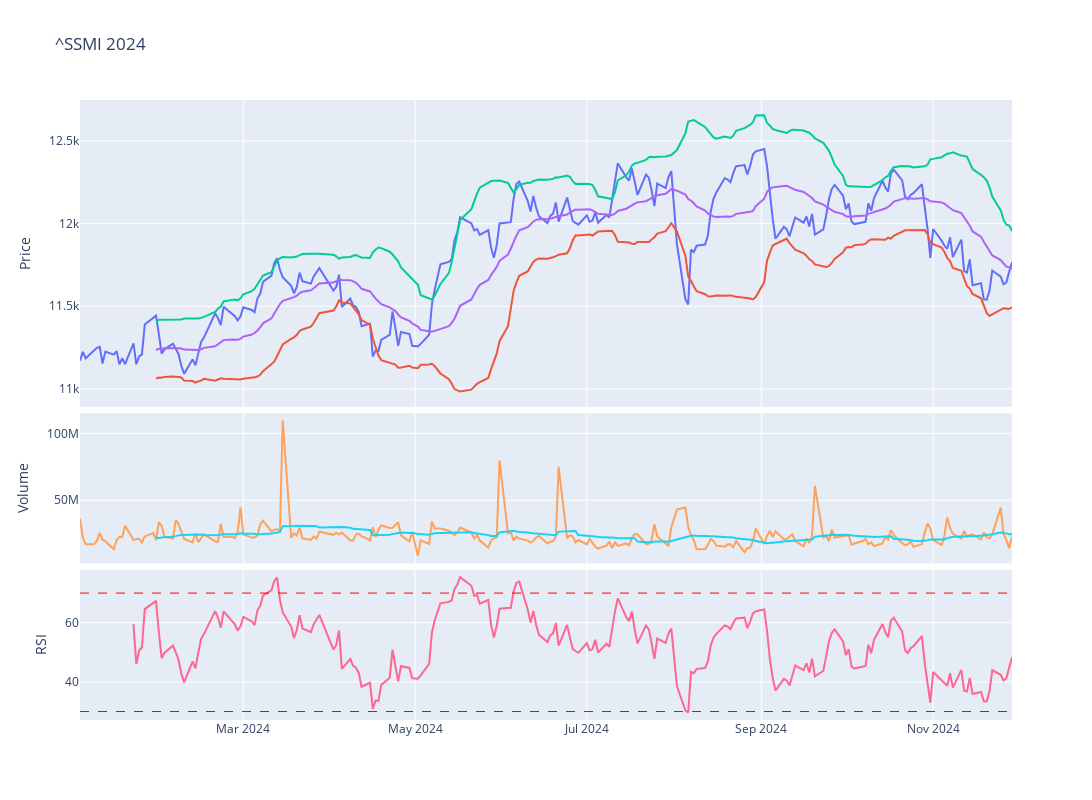

Source (notebook cell):
### Code cell
# Plot the adjusted close price
fig = make_subplots(rows=4, cols=1,shared_xaxes=True,vertical_spacing=0.01,specs=[[{'rowspan':2,'colspan':1}],[None],[{'rowspan':1,'colspan':1}],[{'rowspan':1,'colspan':1}]])

# Graph (1,1)
fig.add_trace(go.Scatter(x=stock_ticker['Adj Close'].loc[year].index,y=stock_ticker['Adj Close'].loc[year],mode="lines",name=f'{ticker}'),row=1,col=1)
fig.add_trace(go.Scatter(x=stock_ticker['BB_Lower'].loc[year].index,y=stock_ticker['BB_Lower'].loc[year],mode="lines",name='BB_Lower'),row=1,col=1)
fig.add_trace(go.Scatter(x=stock_ticker['BB_Upper'].loc[year].index,y=stock_ticker['BB_Upper'].loc[year],mode="lines",name='BB_Upper'),row=1,col=1)
fig.add_trace(go.Scatter(x=stock_ticker['MMA20'].loc[year].index,y=stock_ticker['MMA20'].loc[year],mode="lines",name='MMA20'),row=1,col=1)
# Update xaxis properties
fig.update_yaxes(title_text="Price", row=1, col=1)

# Graph (3,1)
fig.add_trace(go.Scatter(x=stock_ticker['Volume'].loc[year].index,y=stock_ticker['Volume'].loc[year],mode="lines",name='Volume'),row=3, col=1)
fig.add_trace(go.Scatter(x=stock_ticker['Volume'].loc[year].index,y=stock_ticker['Volume'].loc[year].rolling(20).mean(),mode="lines",name='MMA20'),row=3,col=1)
fig.update_yaxes(title_text="Volume", row=3, col=1)

# Graph (4,1)
fig.add_trace(go.Scatter(x=stock_ticker['RSI'].loc[year].index,y=stock_ticker['RSI'].loc[year],mode="lines",name='RSI'),row=4, col=1)
fig.add_hline(y=30, line_width=1, line_dash="dash", line_color="green",row=4,col=1)
fig.add_hline(y=70, line_width=1, line_dash="dash", line_color="red",row=4,col=1)
fig.update_yaxes(title_text="RSI", row=4, col=1)

fig.update_layout(height=800, width=1300,showlegend=False,title=f"{ticker} {year}")

fig.show()

### Figure 1 — Plotly figure (JSON) as saved in the notebook; plotly's stock layout.template omitted (floating-point values rounded to 4 significant figures; data arrays with more than 128 entries replaced by an {"elided": "..."} marker saying what was removed)
{"data": [{"mode": "lines", "name": "^SSMI", "type": "scatter", "x": {"elided": "231 str values"}, "xaxis": "x", "y": {"elided": "231 float values"}, "yaxis": "y"}, {"mode": "lines", "name": "BB_Lower", "type": "scatter", "x": {"elided": "231 str values"}, "xaxis": "x", "y": {"elided": "231 float values"}, "yaxis": "y"}, {"mode": "lines", "name": "BB_Upper", "type": "scatter", "x": {"elided": "231 str values"}, "xaxis": "x", "y": {"elided": "231 float values"}, "yaxis": "y"}, {"mode": "lines", "name": "MMA20", "type": "scatter", "x": {"elided": "231 str values"}, "xaxis": "x", "y": {"elided": "231 float values"}, "yaxis": "y"}, {"mode": "lines", "name": "Volume", "type": "scatter", "x": {"elided": "231 str values"}, "xaxis": "x2", "y": {"elided": "231 int values"}, "yaxis": "y2"}, {"mode": "lines", "name": "MMA20", "type": "scatter", "x": {"elided": "231 str values"}, "xaxis": "x2", "y": {"elided": "231 int values"}, "yaxis": "y2"}, {"mode": "lines", "name": "RSI", "type": "scatter", "x": {"elided": "231 str values"}, "xaxis": "x3", "y": {"elided": "231 float values"}, "yaxis": "y3"}], "layout": {"height": 800, "shapes": [{"line": {"color": "green", "dash": "dash", "width": 1}, "type": "line", "x0": 0, "x1": 1, "xref": "x3 domain", "y0": 30, "y1": 30, "yref": "y3"}, {"line": {"color": "red", "dash": "dash", "width": 1}, "type": "line", "x0": 0, "x1": 1, "xref": "x3 domain", "y0": 70, "y1": 70, "yref": "y3"}], "showlegend": false, "title": {"text": "^SSMI 2024"}, "width": 1300, "xaxis": {"anchor": "y", "domain": [0, 1], "matches": "x3", "showticklabels": false}, "xaxis2": {"anchor": "y2", "domain": [0, 1], "matches": "x3", "showticklabels": false}, "xaxis3": {"anchor": "y3", "domain": [0, 1]}, "yaxis": {"anchor": "x", "domain": [0.505, 1], "title": {"text": "Price"}}, "yaxis2": {"anchor": "x2", "domain": [0.2525, 0.495], "title": {"text": "Volume"}}, "yaxis3": {"anchor": "x3", "domain": [0, 0.2425], "title": {"text": "RSI"}}}}
